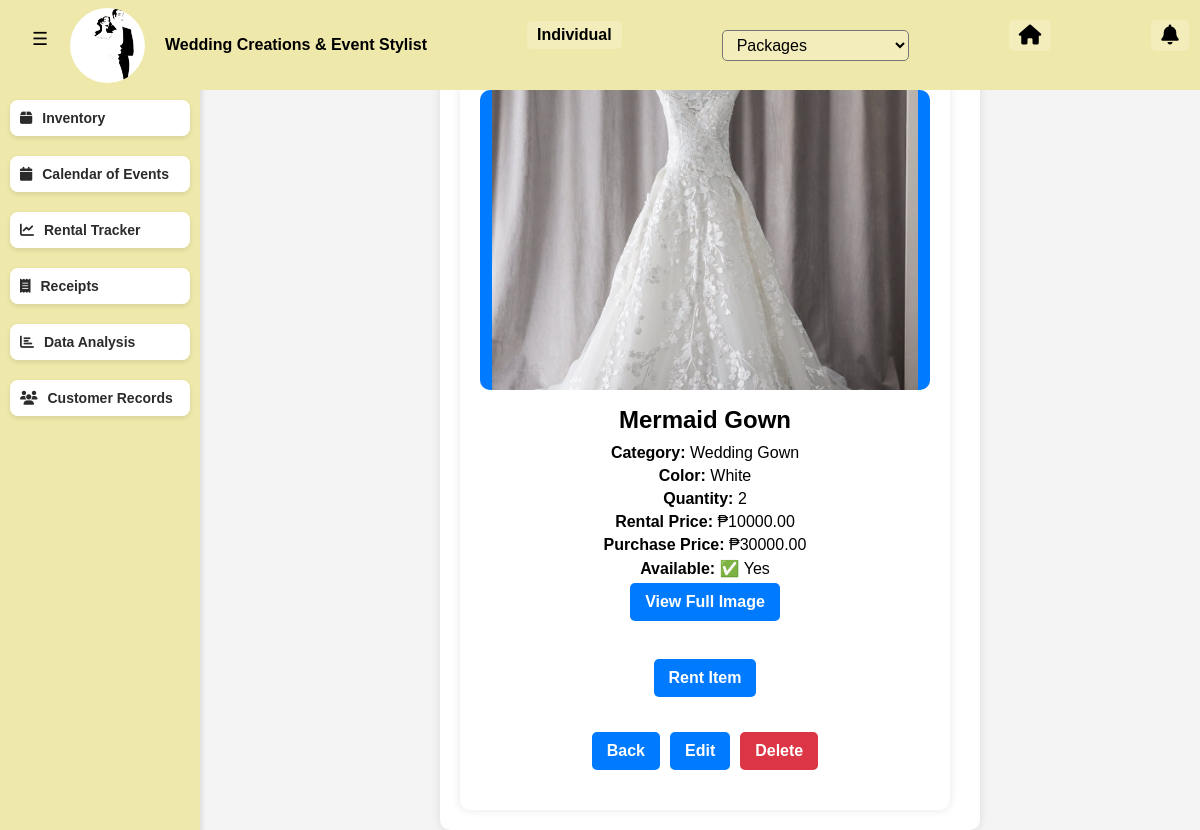
The app's page /inventory/2/, older data.
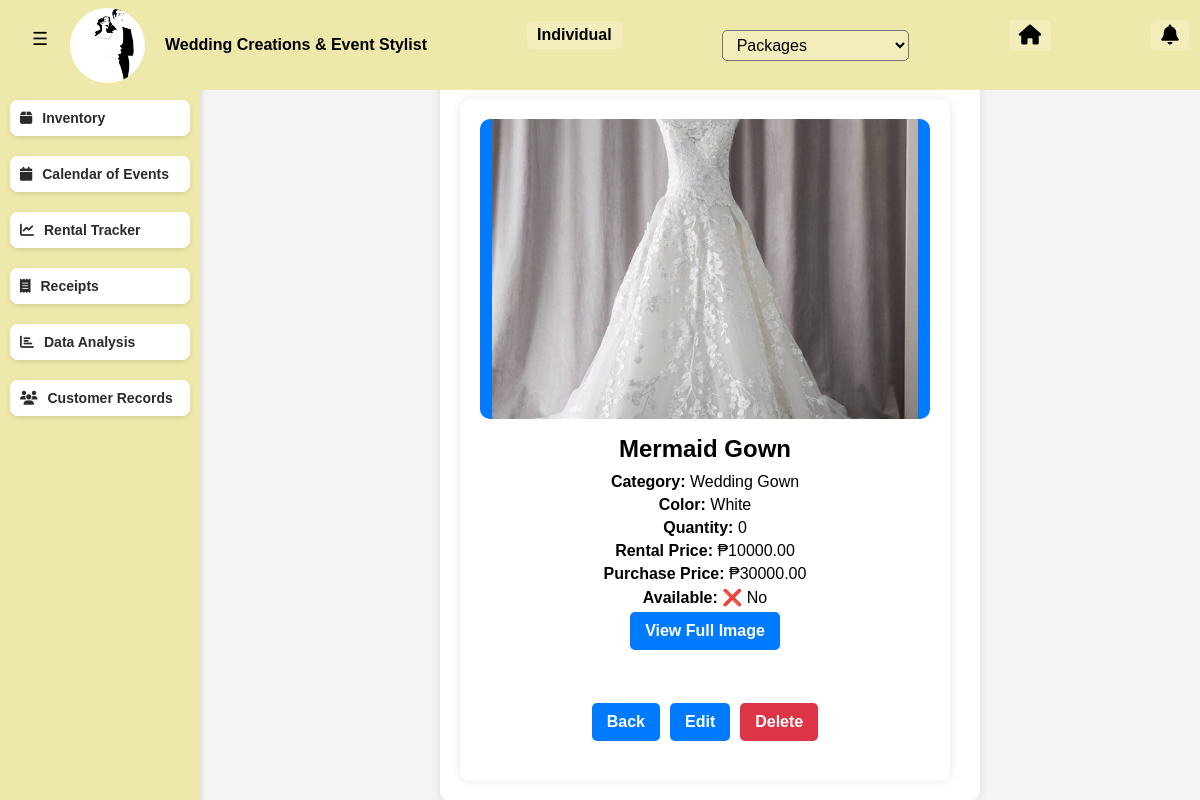
The same page, newer data.
### saritasapp/models.py (models this page shows, shortened)
class Inventory(models.Model):
    name = models.CharField(max_length=255)
    category = models.ForeignKey(Category, on_delete=models.CASCADE)
    color = models.CharField(max_length=50, blank=True)
    quantity = models.IntegerField(default=0)
    rental_price = models.DecimalField(max_digits=10, decimal_places=2)
    purchase_price = models.DecimalField(max_digits=10, decimal_places=2, null=True, blank=True)
    available = models.BooleanField(default=True)
    image = models.ImageField(upload_to="static/images/", null=True, blank=True)

class Category(models.Model):
    name = models.CharField(max_length=255, unique=True)
    description = models.TextField(blank=True)

### saritasapp/views.py (the view)
# urls.py: path('inventory/<int:item_id>/', views.view_inventory, name='view_inventory'),
def view_inventory(request, item_id):
    item = get_object_or_404(Inventory, id=item_id)
    return render(request, 'saritasapp/view_inventory.html', {'item': item})

### saritasapp/templates/saritasapp/view_inventory.html (shortened to what this page needs)
{% extends "saritasapp/base.html" %}
{% load static %}
{% block extra_css %}
    <link rel="stylesheet" href="{% static 'css/view_inventory.css' %}">
{% endblock %}
{% block content %}
    <div class="container">
        <div class="image-container">
            <a href="{{ item.image.url }}" target="_blank">
                <img src="{{ item.image.url }}" alt="{{ item.name }}"
                     onerror="this.src='https://via.placeholder.com/300';">
            </a>
        </div>
        <h1>{{ item.name }}</h1>
        <p><strong>Category:</strong> {{ item.category.name }}</p>
        <p><strong>Color:</strong> {{ item.color }}</p>
        <p><strong>Quantity:</strong> {{ item.quantity }}</p>
        <p><strong>Rental Price:</strong> ₱{{ item.rental_price }}</p>
        <p><strong>Purchase Price:</strong> {% if item.purchase_price %}₱{{ item.purchase_price }}{% else %}N/A{% endif %}</p>
        <p><strong>Available:</strong> {% if item.available %}✅ Yes{% else %}❌ No{% endif %}</p>
        <div class="view-full-image">
            <a href="{{ item.image.url }}" target="_blank" class="btn">View Full Image</a>
        </div>
        <div>
            {% if item.available and item.quantity > 0 %}
            <a href="{% url 'saritasapp:rental' item.id %}" class="btn btn-primary">Rent Item</a>
        {% endif %}
        </div>
        <div class="btn-container">
            <a href="{% url 'saritasapp:inventory_list' %}" class="btn">Back</a>
            <a href="{% url 'saritasapp:edit_inventory' item.id %}" class="btn">Edit</a>
            <a href="{% url 'saritasapp:delete_inventory' item.id %}" class="btn btn-danger">Delete</a>
        </div>
    </div>
{% endblock %}

Row changes from the older to the newer data that the page shows:
changed Inventory "Mermaid Gown": quantity "2" → "0"; available True → False (drawn)
Text that changed along with them:
text no longer shown: "✅ Yes Rent Item"
text now shown: "❌ No"
